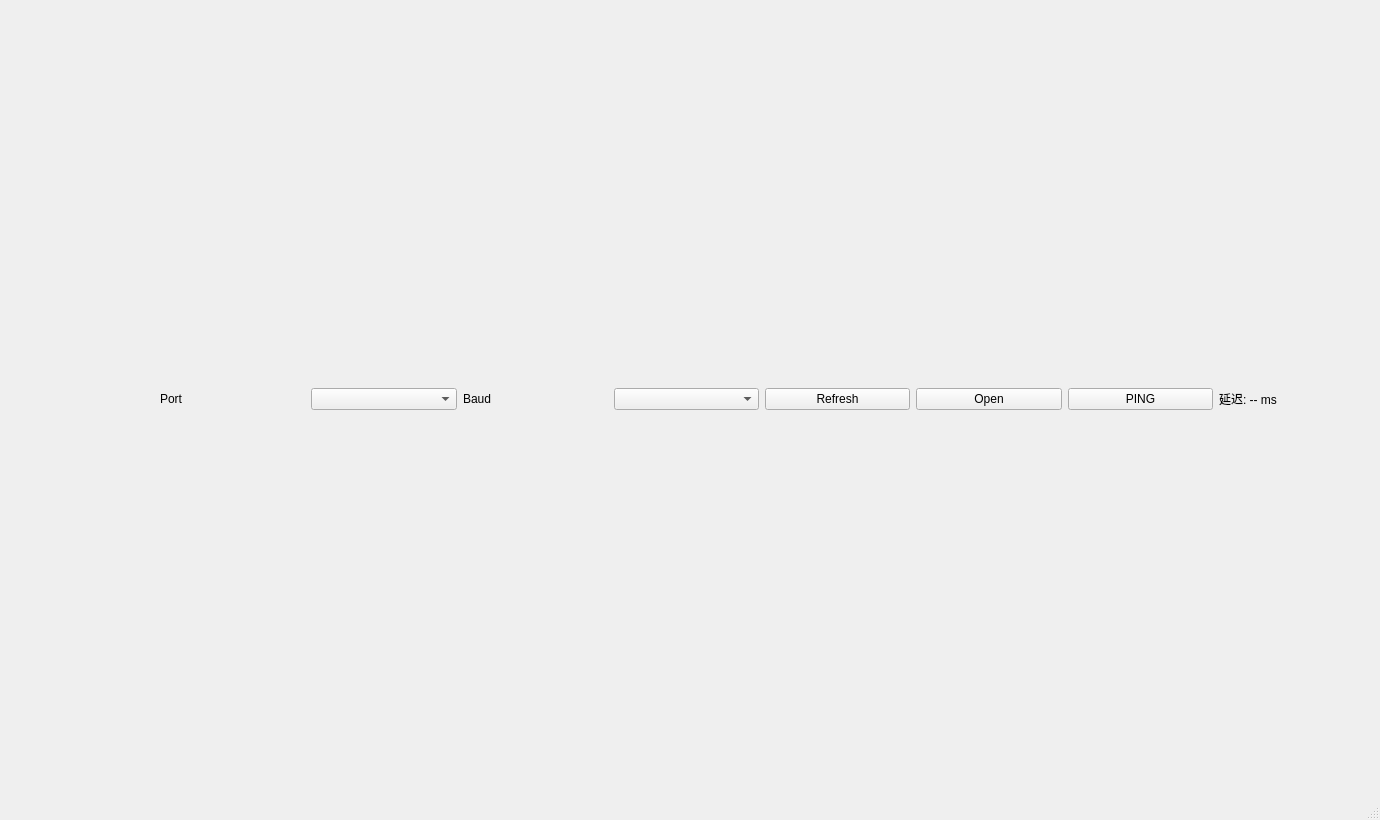
<?xml version="1.0" encoding="UTF-8"?>
<ui version="4.0">
 <class>MainWindow</class>
 <widget class="QMainWindow" name="MainWindow">
  <property name="geometry">
   <rect>
    <x>0</x>
    <y>0</y>
    <width>1380</width>
    <height>820</height>
   </rect>
  </property>
  <property name="minimumSize">
   <size>
    <width>1280</width>
    <height>720</height>
   </size>
  </property>
  <property name="windowTitle">
   <string>S800 Smart Clock Host</string>
  </property>
  <widget class="QWidget" name="centralwidget">
   <layout class="QVBoxLayout" name="root_layout">
    <item>
     <layout class="QHBoxLayout" name="topbar">
      <item>
       <widget class="QLabel" name="conn_led">
        <property name="minimumSize">
         <size>
          <width>18</width>
          <height>18</height>
         </size>
        </property>
        <property name="text">
         <string/>
        </property>
       </widget>
      </item>
      <item>
       <widget class="QLabel" name="label_port">
        <property name="text">
         <string>Port</string>
        </property>
       </widget>
      </item>
      <item>
       <widget class="QComboBox" name="port_combo">
        <property name="minimumSize">
         <size>
          <width>120</width>
          <height>0</height>
         </size>
        </property>
       </widget>
      </item>
      <item>
       <widget class="QLabel" name="label_baud">
        <property name="text">
         <string>Baud</string>
        </property>
       </widget>
      </item>
      <item>
       <widget class="QComboBox" name="baud_combo"/>
      </item>
      <item>
       <widget class="QPushButton" name="refresh_btn">
        <property name="text">
         <string>Refresh</string>
        </property>
       </widget>
      </item>
      <item>
       <widget class="QPushButton" name="connect_btn">
        <property name="text">
         <string>Open</string>
        </property>
       </widget>
      </item>
      <item>
       <widget class="QPushButton" name="ping_btn">
        <property name="text">
         <string>PING</string>
        </property>
       </widget>
      </item>
      <item>
       <widget class="QLabel" name="latency_label">
        <property name="minimumSize">
         <size>
          <width>110</width>
          <height>0</height>
         </size>
        </property>
        <property name="text">
         <string>延迟: -- ms</string>
        </property>
       </widget>
      </item>
      <item>
       <spacer name="topbar_spacer">
        <property name="orientation">
         <enum>Qt::Horizontal</enum>
        </property>
       </spacer>
      </item>
     </layout>
    </item>
    <item>
     <layout class="QVBoxLayout" name="content_layout"/>
    </item>
   </layout>
  </widget>
  <widget class="QStatusBar" name="statusbar"/>
 </widget>
 <resources/>
 <connections/>
</ui>
